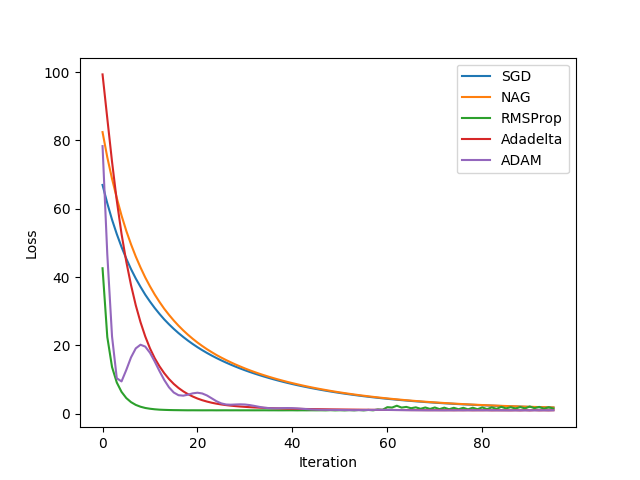

Generate this figure with Python:
from sklearn import datasets as ds
import numpy as np
from numpy import random
import matplotlib.pyplot as plt
import os

C = 1
feature_size = 123
bias = np.zeros(shape=[feature_size + 1, 1])
bias[len(bias)-1][0] = 1.


def compute_loss(x, y, w):
    # x.shape = [batch_size, feature_size + 1], y.shape = [batch_size, 1], w.shape = [feature_size + 1, 1]
    pred = np.matmul(x, w)
    hinge_loss = np.maximum(1 - y * pred, 0)
    loss = np.mean(hinge_loss ** 2) + C * np.sum((w - bias) ** 2)
    return loss


def compute_gradient(x, y, w):
    # x.shape = [batch_size, feature_size + 1], y.shape = [batch_size, 1], w.shape = [feature_size + 1, 1]
    pred = np.matmul(x, w)
    hinge_loss = np.maximum(1 - y * pred, 0)
    hinge_loss_gradient = -np.matmul(x.transpose(), hinge_loss * y) / len(y)
    norm_gradient = 2 * C * (w - bias)
    gradient = hinge_loss_gradient + norm_gradient
    return gradient  # gradient.shape = [feature_size + 1, 1], the same as w


global_list = {'NAG_momentum': 0, 'RMS_expectation': 1, 'ADAM_s': 0, 'ADAM_r': 0,
    'ADADELDA_r': 0, 'ADADELDA_e': 0}


def optimizer(method, parameter_list, x, y, w):
    global global_list
    if method == 'SGD':
        # sgd_para_list = {'learning_rate':0.01}
        lr = parameter_list['learning_rate']
        w -= lr * compute_gradient(x, y, w)
    if method == 'NAG':
        # nag_para_list = {'miu':0.9, 'learning_rate':0.01}
        lr = parameter_list['learning_rate']
        miu = parameter_list['miu']
        momentum = global_list['NAG_momentum']
        gradient = compute_gradient(x, y, w - momentum * lr * miu)
        momentum = momentum * lr + gradient
        w -= lr * momentum
        global_list['NAG_momentum'] = momentum
    if method == 'RMSProp':
        # rmsprop_para_list = {'delta':10e-7, 'rho':0.95, 'learning_rate':0.1}
        lr = parameter_list['learning_rate']
        expectation = global_list['RMS_expectation']
        rho = parameter_list['rho']
        delta = parameter_list['delta']
        gradient = compute_gradient(x, y, w)
        expectation = rho * expectation + (1 - rho) * (gradient ** 2)
        global_list['RMS_expectation'] = expectation
        w -= lr * gradient / (np.sqrt(expectation) + delta)
    if method == 'ADAM':
        # adam_para_list = {'delta':10e-8, 'rho1':0.9, 'rho2':0.999, 'learning_rate':0.1}
        delta = parameter_list['delta']
        rho1 = parameter_list['rho1']
        rho2 = parameter_list['rho2']
        lr = parameter_list['learning_rate']
        s = global_list['ADAM_s']
        r = global_list['ADAM_r']
        gradient = compute_gradient(x, y, w)
        s = rho1 * s + (1 - rho1) * gradient
        r = rho2 * r + (1 - rho2) * (gradient ** 2)
        s_hat = s / (1 - rho1)
        r_hat = r / (1 - rho2)
        w -= (lr * s_hat) / (np.sqrt(r_hat) + delta)
        global_list['ADAM_s'] = s
        global_list['ADAM_r'] = r
    if method == 'Adadelta':
        # adadelta_para_list = {'delta':10e-7, 'miu':0.9, 'learning_rate':0.1}
        r = global_list['ADADELDA_r']
        e = global_list['ADADELDA_e']
        miu = parameter_list['miu']
        delta = parameter_list['delta']
        lr = parameter_list['learning_rate']
        grad = compute_gradient(x, y, w)
        r = miu * r + (1 - miu) * (grad ** 2)
        w -= (lr * grad * np.sqrt(e + delta)) / (np.sqrt(r + delta))
        e = miu * e + (1 - miu) * (w ** 2)
        global_list['ADADELDA_r'] = r
        global_list['ADADELDA_e'] = e


if __name__ == '__main__':
    x_train, y_train = ds.load_svmlight_file('./data/a9a')
    x_test, y_test = ds.load_svmlight_file('./data/a9a.t')
    
    num_samples, num_features = x_train.shape
    num_test_samples, num_test_features = x_test.shape
    
    x_train = x_train.toarray()
    temp = np.ones(shape=[num_samples, 1], dtype=np.float32)
    x_train = np.concatenate([x_train, temp], axis=1)
    x_test = x_test.toarray()
    temp = np.zeros(shape=[num_test_samples, 1], dtype=np.float32)
    temp1 = np.ones(shape=[num_test_samples, 1], dtype=np.float32)
    x_test = np.concatenate([x_test, temp, temp1], axis=1)
    y_train = y_train.reshape([len(y_train), 1])
    y_test = y_test.reshape([len(y_test), 1])
    
    
    def shuffle_train():
        global x_train, y_train
        rng_state = np.random.get_state()
        np.random.shuffle(x_train)
        np.random.set_state(rng_state)
        np.random.shuffle(y_train)
    
    batch_size = 1024
    data_size = num_samples
    
    def feed_data(batch_count):
        if (1 + batch_count) * batch_size <= data_size:
            feed_dict = {'x': x_train[batch_count * batch_size:(batch_count + 1) * batch_size],
                'y': y_train[batch_count * batch_size:(batch_count + 1) * batch_size]}
        else:
            feed_dict = {'x': x_train[batch_count * batch_size:data_size],
                'y': y_train[batch_count * batch_size:data_size]}
        return feed_dict

methods = ['SGD', 'NAG', 'RMSProp', 'Adadelta', 'ADAM']
sgd_para_list = {'learning_rate': 0.01}
    nag_para_list = {'miu': 0.9, 'learning_rate': 0.01}
    rmsprop_para_list = {'delta': 10e-7, 'rho': 0.95, 'learning_rate': 0.1}
    adam_para_list = {'delta': 10e-8, 'rho1': 0.9, 'rho2': 0.999, 'learning_rate': 0.1}
    adadelta_para_list = {'delta': 10e-7, 'miu': 0.9, 'learning_rate': 0.1}
    para_list = {'SGD': sgd_para_list, 'NAG': nag_para_list, 'RMSProp': rmsprop_para_list,
        'Adadelta': adadelta_para_list, 'ADAM': adam_para_list}
    for method in methods:
        iters = []
        test_errors = []
        w = np.random.rand(feature_size+1, 1)
        parameter_list = para_list[method]
        count = 0
        for i in range(0, 3):
            shuffle_train()
            for batch_count in range(0, int(data_size / batch_size) + 1):
                feed_dict = feed_data(batch_count)
                iters.append(count)
                count += 1
                optimizer(method=method, parameter_list=parameter_list, x=feed_dict['x'], y=feed_dict['y'], w=w)
                test_errors.append(compute_loss(x_test, y_test, w))
        plt.plot(iters, test_errors, label=method)

plt.xlabel('Iteration')
plt.ylabel('Loss')
plt.legend()
plt.show()
